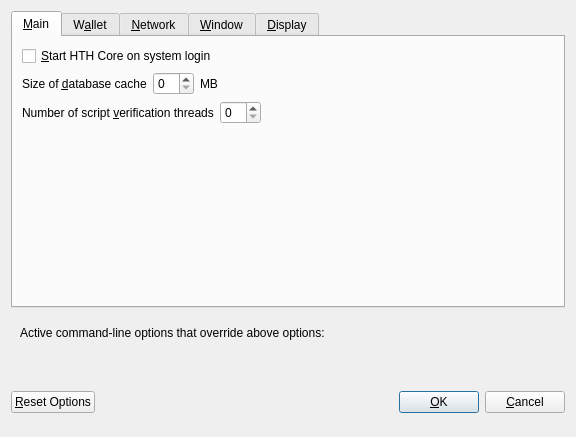
<?xml version="1.0" encoding="UTF-8"?>
<ui version="4.0">
 <class>OptionsDialog</class>
 <widget class="QDialog" name="OptionsDialog">
  <property name="geometry">
   <rect>
    <x>0</x>
    <y>0</y>
    <width>576</width>
    <height>402</height>
   </rect>
  </property>
  <property name="windowTitle">
   <string>Options</string>
  </property>
  <property name="modal">
   <bool>true</bool>
  </property>
  <layout class="QVBoxLayout" name="verticalLayout">
   <item>
    <widget class="QTabWidget" name="tabWidget">
     <property name="currentIndex">
      <number>0</number>
     </property>
     <widget class="QWidget" name="tabMain">
      <attribute name="title">
       <string>&amp;Main</string>
      </attribute>
      <layout class="QVBoxLayout" name="verticalLayout_Main">
       <item>
        <widget class="QCheckBox" name="bitcoinAtStartup">
         <property name="toolTip">
          <string>Automatically start HTH Core after logging in to the system.</string>
         </property>
         <property name="text">
          <string>&amp;Start HTH Core on system login</string>
         </property>
        </widget>
       </item>
       <item>
        <layout class="QHBoxLayout" name="horizontalLayout_2_Main">
         <item>
          <widget class="QLabel" name="databaseCacheLabel">
           <property name="text">
            <string>Size of &amp;database cache</string>
           </property>
           <property name="textFormat">
            <enum>Qt::PlainText</enum>
           </property>
           <property name="buddy">
            <cstring>databaseCache</cstring>
           </property>
          </widget>
         </item>
         <item>
          <widget class="QSpinBox" name="databaseCache"/>
         </item>
         <item>
          <widget class="QLabel" name="databaseCacheUnitLabel">
           <property name="text">
            <string>MB</string>
           </property>
           <property name="textFormat">
            <enum>Qt::PlainText</enum>
           </property>
          </widget>
         </item>
         <item>
          <spacer name="horizontalSpacer_2_Main">
           <property name="orientation">
            <enum>Qt::Horizontal</enum>
           </property>
           <property name="sizeHint" stdset="0">
            <size>
             <width>40</width>
             <height>20</height>
            </size>
           </property>
          </spacer>
         </item>
        </layout>
       </item>
       <item>
        <layout class="QHBoxLayout" name="horizontalLayout_3_Main">
         <item>
          <widget class="QLabel" name="threadsScriptVerifLabel">
           <property name="text">
            <string>Number of script &amp;verification threads</string>
           </property>
           <property name="textFormat">
            <enum>Qt::PlainText</enum>
           </property>
           <property name="buddy">
            <cstring>threadsScriptVerif</cstring>
           </property>
          </widget>
         </item>
         <item>
          <widget class="QSpinBox" name="threadsScriptVerif">
           <property name="toolTip">
            <string>(0 = auto, &lt;0 = leave that many cores free)</string>
           </property>
          </widget>
         </item>
         <item>
          <spacer name="horizontalSpacer_3_Main">
           <property name="orientation">
            <enum>Qt::Horizontal</enum>
           </property>
           <property name="sizeHint" stdset="0">
            <size>
             <width>40</width>
             <height>20</height>
            </size>
           </property>
          </spacer>
         </item>
        </layout>
       </item>
       <item>
        <spacer name="verticalSpacer_Main">
         <property name="orientation">
          <enum>Qt::Vertical</enum>
         </property>
         <property name="sizeHint" stdset="0">
          <size>
           <width>20</width>
           <height>40</height>
          </size>
         </property>
        </spacer>
       </item>
      </layout>
     </widget>
     <widget class="QWidget" name="tabWallet">
      <attribute name="title">
       <string>W&amp;allet</string>
      </attribute>
      <layout class="QVBoxLayout" name="verticalLayout_Wallet">
       <item>
        <widget class="QGroupBox" name="groupBox">
         <property name="title">
          <string>Expert</string>
         </property>
         <layout class="QVBoxLayout" name="verticalLayout_2">
          <item>
           <widget class="QCheckBox" name="coinControlFeatures">
            <property name="toolTip">
             <string>Whether to show coin control features or not.</string>
            </property>
            <property name="text">
             <string>Enable coin &amp;control features</string>
            </property>
           </widget>
          </item>
          <item>
           <widget class="QCheckBox" name="showMasternodesTab">
            <property name="toolTip">
             <string>Show additional tab listing all your masternodes in first sub-tab&lt;br/&gt;and all masternodes on the network in second sub-tab.</string>
            </property>
            <property name="text">
             <string>Show Masternodes Tab</string>
            </property>
           </widget>
          </item>
          <item>
           <widget class="QCheckBox" name="showAdvancedPSUI">
            <property name="toolTip">
             <string>Show additional information and buttons for PrivateSend on overview screen.</string>
            </property>
            <property name="text">
             <string>Enable advanced PrivateSend interface</string>
            </property>
           </widget>
          </item>
          <item>
           <widget class="QCheckBox" name="lowKeysWarning">
            <property name="toolTip">
             <string>Show warning dialog when PrivateSend detects that wallet has very low number of keys left.</string>
            </property>
            <property name="text">
             <string>Warn if PrivateSend is running out of keys</string>
            </property>
           </widget>
          </item>
          <item>
           <widget class="QCheckBox" name="privateSendMultiSession">
            <property name="toolTip">
             <string>Whether to use experimental PrivateSend mode with multiple mixing sessions per block.&lt;br/&gt;Note: You must use this feature carefully.&lt;br/&gt;Make sure you always have recent wallet (auto)backup in a safe place!</string>
            </property>
            <property name="text">
             <string>Enable PrivateSend &amp;multi-session</string>
            </property>
           </widget>
          </item>
          <item>
           <widget class="QCheckBox" name="spendZeroConfChange">
            <property name="toolTip">
             <string>If you disable the spending of unconfirmed change, the change from a transaction&lt;br/&gt;cannot be used until that transaction has at least one confirmation.&lt;br/&gt;This also affects how your balance is computed.</string>
            </property>
            <property name="text">
             <string>&amp;Spend unconfirmed change</string>
            </property>
           </widget>
          </item>
         </layout>
        </widget>
       </item>
       <item>
        <layout class="QHBoxLayout" name="horizontalLayout_4_Wallet">
         <item>
          <widget class="QLabel" name="label">
           <property name="toolTip">
            <string>This setting determines the amount of individual masternodes that an input will be anonymized through.&lt;br/&gt;More rounds of anonymization gives a higher degree of privacy, but also costs more in fees.</string>
           </property>
           <property name="text">
            <string>PrivateSend rounds to use</string>
           </property>
          </widget>
         </item>
         <item>
          <widget class="QSpinBox" name="privateSendRounds">
           <property name="minimum">
            <number>2</number>
           </property>
           <property name="maximum">
            <number>8</number>
           </property>
           <property name="value">
            <number>4</number>
           </property>
          </widget>
         </item>
        </layout>
       </item>
       <item>
        <layout class="QHBoxLayout" name="horizontalLayout">
         <item>
          <widget class="QLabel" name="label_2">
           <property name="toolTip">
            <string>This amount acts as a threshold to turn off PrivateSend once it's reached.</string>
           </property>
           <property name="statusTip">
            <string notr="true"/>
           </property>
           <property name="whatsThis">
            <string notr="true"/>
           </property>
           <property name="accessibleName">
            <string notr="true"/>
           </property>
           <property name="accessibleDescription">
            <string notr="true"/>
           </property>
           <property name="text">
            <string>Amount of HTH to keep anonymized</string>
           </property>
          </widget>
         </item>
         <item>
          <widget class="QSpinBox" name="privateSendAmount">
           <property name="minimum">
            <number>2</number>
           </property>
           <property name="maximum">
            <number>2000</number>
           </property>
           <property name="singleStep">
            <number>10</number>
           </property>
           <property name="value">
            <number>1000</number>
           </property>
          </widget>
         </item>
        </layout>
       </item>
       <item>
        <spacer name="verticalSpacer_Wallet">
         <property name="orientation">
          <enum>Qt::Vertical</enum>
         </property>
         <property name="sizeHint" stdset="0">
          <size>
           <width>20</width>
           <height>40</height>
          </size>
         </property>
        </spacer>
       </item>
      </layout>
     </widget>
     <widget class="QWidget" name="tabNetwork">
      <attribute name="title">
       <string>&amp;Network</string>
      </attribute>
      <layout class="QVBoxLayout" name="verticalLayout_Network">
       <item>
        <widget class="QCheckBox" name="mapPortUpnp">
         <property name="toolTip">
          <string>Automatically open the HTH Core client port on the router. This only works when your router supports UPnP and it is enabled.</string>
         </property>
         <property name="text">
          <string>Map port using &amp;UPnP</string>
         </property>
        </widget>
       </item>
       <item>
        <widget class="QCheckBox" name="allowIncoming">
         <property name="toolTip">
          <string>Accept connections from outside</string>
         </property>
         <property name="text">
          <string>Allow incoming connections</string>
         </property>
        </widget>
       </item>
       <item>
        <widget class="QCheckBox" name="connectSocks">
         <property name="toolTip">
          <string>Connect to the HTH network through a SOCKS5 proxy.</string>
         </property>
         <property name="text">
          <string>&amp;Connect through SOCKS5 proxy (default proxy):</string>
         </property>
        </widget>
       </item>
       <item>
        <layout class="QHBoxLayout" name="horizontalLayout_1_Network">
         <item>
          <widget class="QLabel" name="proxyIpLabel">
           <property name="text">
            <string>Proxy &amp;IP:</string>
           </property>
           <property name="textFormat">
            <enum>Qt::PlainText</enum>
           </property>
           <property name="buddy">
            <cstring>proxyIp</cstring>
           </property>
          </widget>
         </item>
         <item>
          <widget class="QValidatedLineEdit" name="proxyIp">
           <property name="minimumSize">
            <size>
             <width>140</width>
             <height>0</height>
            </size>
           </property>
           <property name="maximumSize">
            <size>
             <width>140</width>
             <height>16777215</height>
            </size>
           </property>
           <property name="toolTip">
            <string>IP address of the proxy (e.g. IPv4: 127.0.0.1 / IPv6: ::1)</string>
           </property>
          </widget>
         </item>
         <item>
          <widget class="QLabel" name="proxyPortLabel">
           <property name="text">
            <string>&amp;Port:</string>
           </property>
           <property name="textFormat">
            <enum>Qt::PlainText</enum>
           </property>
           <property name="buddy">
            <cstring>proxyPort</cstring>
           </property>
          </widget>
         </item>
         <item>
          <widget class="QLineEdit" name="proxyPort">
           <property name="minimumSize">
            <size>
             <width>55</width>
             <height>0</height>
            </size>
           </property>
           <property name="maximumSize">
            <size>
             <width>55</width>
             <height>16777215</height>
            </size>
           </property>
           <property name="toolTip">
            <string>Port of the proxy (e.g. 9050)</string>
           </property>
          </widget>
         </item>
         <item>
          <spacer name="horizontalSpacer_1_Network">
           <property name="orientation">
            <enum>Qt::Horizontal</enum>
           </property>
           <property name="sizeHint" stdset="0">
            <size>
             <width>40</width>
             <height>20</height>
            </size>
           </property>
          </spacer>
         </item>
        </layout>
       </item>
       <item>
        <layout class="QHBoxLayout" name="horizontalLayout_2_Network">
         <item>
          <widget class="QLabel" name="proxyActiveNets">
           <property name="text">
            <string>Used for reaching peers via:</string>
           </property>
           <property name="textFormat">
            <enum>Qt::PlainText</enum>
           </property>
          </widget>
         </item>
         <item>
          <widget class="QCheckBox" name="proxyReachIPv4">
           <property name="enabled">
            <bool>false</bool>
           </property>
           <property name="toolTip">
            <string>Shows, if the supplied default SOCKS5 proxy is used to reach peers via this network type.</string>
           </property>
           <property name="text">
            <string/>
           </property>
          </widget>
         </item>
         <item>
          <widget class="QLabel" name="proxyReachIPv4Label">
           <property name="text">
            <string>IPv4</string>
           </property>
           <property name="textFormat">
            <enum>Qt::PlainText</enum>
           </property>
          </widget>
         </item>
         <item>
          <widget class="QCheckBox" name="proxyReachIPv6">
           <property name="enabled">
            <bool>false</bool>
           </property>
           <property name="toolTip">
            <string>Shows, if the supplied default SOCKS5 proxy is used to reach peers via this network type.</string>
           </property>
           <property name="text">
            <string/>
           </property>
          </widget>
         </item>
         <item>
          <widget class="QLabel" name="proxyReachIPv6Label">
           <property name="text">
            <string>IPv6</string>
           </property>
           <property name="textFormat">
            <enum>Qt::PlainText</enum>
           </property>
          </widget>
         </item>
         <item>
          <widget class="QCheckBox" name="proxyReachTor">
           <property name="enabled">
            <bool>false</bool>
           </property>
           <property name="toolTip">
            <string>Shows, if the supplied default SOCKS5 proxy is used to reach peers via this network type.</string>
           </property>
           <property name="text">
            <string/>
           </property>
          </widget>
         </item>
         <item>
          <widget class="QLabel" name="proxyReachTorLabel">
           <property name="text">
            <string>Tor</string>
           </property>
           <property name="textFormat">
            <enum>Qt::PlainText</enum>
           </property>
          </widget>
         </item>
         <item>
          <spacer name="horizontalSpacer_2_Network">
           <property name="orientation">
            <enum>Qt::Horizontal</enum>
           </property>
           <property name="sizeHint" stdset="0">
            <size>
             <width>40</width>
             <height>20</height>
            </size>
           </property>
          </spacer>
         </item>
        </layout>
       </item>
       <item>
        <widget class="QCheckBox" name="connectSocksTor">
         <property name="toolTip">
          <string>Connect to the HTH network through a separate SOCKS5 proxy for Tor hidden services.</string>
         </property>
         <property name="text">
          <string>Use separate SOCKS5 proxy to reach peers via Tor hidden services:</string>
         </property>
        </widget>
       </item>
       <item>
        <layout class="QHBoxLayout" name="horizontalLayout_3_Network">
         <item>
          <widget class="QLabel" name="proxyIpTorLabel">
           <property name="text">
            <string>Proxy &amp;IP:</string>
           </property>
           <property name="textFormat">
            <enum>Qt::PlainText</enum>
           </property>
           <property name="buddy">
            <cstring>proxyIpTor</cstring>
           </property>
          </widget>
         </item>
         <item>
          <widget class="QValidatedLineEdit" name="proxyIpTor">
           <property name="minimumSize">
            <size>
             <width>140</width>
             <height>0</height>
            </size>
           </property>
           <property name="maximumSize">
            <size>
             <width>140</width>
             <height>16777215</height>
            </size>
           </property>
           <property name="toolTip">
            <string>IP address of the proxy (e.g. IPv4: 127.0.0.1 / IPv6: ::1)</string>
           </property>
          </widget>
         </item>
         <item>
          <widget class="QLabel" name="proxyPortTorLabel">
           <property name="text">
            <string>&amp;Port:</string>
           </property>
           <property name="textFormat">
            <enum>Qt::PlainText</enum>
           </property>
           <property name="buddy">
            <cstring>proxyPortTor</cstring>
           </property>
          </widget>
         </item>
         <item>
          <widget class="QLineEdit" name="proxyPortTor">
           <property name="minimumSize">
            <size>
             <width>55</width>
             <height>0</height>
            </size>
           </property>
           <property name="maximumSize">
            <size>
             <width>55</width>
             <height>16777215</height>
            </size>
           </property>
           <property name="toolTip">
            <string>Port of the proxy (e.g. 9050)</string>
           </property>
          </widget>
         </item>
         <item>
          <spacer name="horizontalSpacer_4_Network">
           <property name="orientation">
            <enum>Qt::Horizontal</enum>
           </property>
           <property name="sizeHint" stdset="0">
            <size>
             <width>40</width>
             <height>20</height>
            </size>
           </property>
          </spacer>
         </item>
        </layout>
       </item>
       <item>
        <spacer name="verticalSpacer_Network">
         <property name="orientation">
          <enum>Qt::Vertical</enum>
         </property>
         <property name="sizeHint" stdset="0">
          <size>
           <width>20</width>
           <height>40</height>
          </size>
         </property>
        </spacer>
       </item>
      </layout>
     </widget>
     <widget class="QWidget" name="tabWindow">
      <attribute name="title">
       <string>&amp;Window</string>
      </attribute>
      <layout class="QVBoxLayout" name="verticalLayout_Window">
       <item>
        <widget class="QCheckBox" name="minimizeToTray">
         <property name="toolTip">
          <string>Show only a tray icon after minimizing the window.</string>
         </property>
         <property name="text">
          <string>&amp;Minimize to the tray instead of the taskbar</string>
         </property>
        </widget>
       </item>
       <item>
        <widget class="QCheckBox" name="minimizeOnClose">
         <property name="toolTip">
          <string>Minimize instead of exit the application when the window is closed. When this option is enabled, the application will be closed only after selecting Exit in the menu.</string>
         </property>
         <property name="text">
          <string>M&amp;inimize on close</string>
         </property>
        </widget>
       </item>
       <item>
        <spacer name="verticalSpacer_Window">
         <property name="orientation">
          <enum>Qt::Vertical</enum>
         </property>
         <property name="sizeHint" stdset="0">
          <size>
           <width>20</width>
           <height>40</height>
          </size>
         </property>
        </spacer>
       </item>
      </layout>
     </widget>
     <widget class="QWidget" name="tabDisplay">
      <attribute name="title">
       <string>&amp;Display</string>
      </attribute>
      <layout class="QVBoxLayout" name="verticalLayout_Display">
       <item>
        <layout class="QHBoxLayout" name="horizontalLayout_1_Display">
         <item>
          <widget class="QLabel" name="langLabel">
           <property name="text">
            <string>User Interface &amp;language:</string>
           </property>
           <property name="textFormat">
            <enum>Qt::PlainText</enum>
           </property>
           <property name="buddy">
            <cstring>lang</cstring>
           </property>
          </widget>
         </item>
         <item>
          <widget class="QValueComboBox" name="lang">
           <property name="toolTip">
            <string>The user interface language can be set here. This setting will take effect after restarting HTH Core.</string>
           </property>
          </widget>
         </item>
        </layout>
       </item>
       <item>
        <widget class="QLabel" name="label_3">
         <property name="toolTip">
          <string notr="true"/>
         </property>
         <property name="statusTip">
          <string notr="true"/>
         </property>
         <property name="whatsThis">
          <string notr="true"/>
         </property>
         <property name="accessibleName">
          <string notr="true"/>
         </property>
         <property name="text">
          <string>Language missing or translation incomplete? Help contributing translations here:
https://www.transifex.com/projects/p/hth/</string>
         </property>
         <property name="wordWrap">
          <bool>true</bool>
         </property>
         <property name="openExternalLinks">
          <bool>true</bool>
         </property>
         <property name="textInteractionFlags">
          <set>Qt::TextBrowserInteraction</set>
         </property>
        </widget>
       </item>
       <item>
        <layout class="QHBoxLayout" name="horizontalLayout_4_Display" stretch="0,0">
         <item>
          <widget class="QLabel" name="themeLabel">
           <property name="text">
            <string>User Interface Theme:</string>
           </property>
          </widget>
         </item>
         <item>
          <widget class="QValueComboBox" name="theme"/>
         </item>
        </layout>
       </item>
       <item>
        <widget class="Line" name="line">
         <property name="orientation">
          <enum>Qt::Horizontal</enum>
         </property>
        </widget>
       </item>
       <item>
        <layout class="QHBoxLayout" name="horizontalLayout_2_Display">
         <item>
          <widget class="QLabel" name="unitLabel">
           <property name="text">
            <string>&amp;Unit to show amounts in:</string>
           </property>
           <property name="textFormat">
            <enum>Qt::PlainText</enum>
           </property>
           <property name="buddy">
            <cstring>unit</cstring>
           </property>
          </widget>
         </item>
         <item>
          <widget class="QValueComboBox" name="unit">
           <property name="toolTip">
            <string>Choose the default subdivision unit to show in the interface and when sending coins.</string>
           </property>
          </widget>
         </item>
        </layout>
       </item>
       <item>
        <layout class="QHBoxLayout" name="horizontalLayout_5_Display">
         <item>
          <widget class="QLabel" name="digitsLabel">
           <property name="text">
            <string>Decimal digits</string>
           </property>
          </widget>
         </item>
         <item>
          <widget class="QValueComboBox" name="digits"/>
         </item>
        </layout>
       </item>
       <item>
        <layout class="QHBoxLayout" name="horizontalLayout_3_Display">
         <item>
          <widget class="QLabel" name="thirdPartyTxUrlsLabel">
           <property name="toolTip">
            <string>Third party URLs (e.g. a block explorer) that appear in the transactions tab as context menu items.&lt;br/&gt;%s in the URL is replaced by transaction hash. Multiple URLs are separated by vertical bar |.</string>
           </property>
           <property name="text">
            <string>Third party transaction URLs</string>
           </property>
           <property name="buddy">
            <cstring>thirdPartyTxUrls</cstring>
           </property>
          </widget>
         </item>
         <item>
          <widget class="QLineEdit" name="thirdPartyTxUrls">
           <property name="toolTip">
            <string>Third party URLs (e.g. a block explorer) that appear in the transactions tab as context menu items.&lt;br/&gt;%s in the URL is replaced by transaction hash. Multiple URLs are separated by vertical bar |.</string>
           </property>
          </widget>
         </item>
        </layout>
       </item>
       <item>
        <spacer name="verticalSpacer">
         <property name="orientation">
          <enum>Qt::Vertical</enum>
         </property>
         <property name="sizeHint" stdset="0">
          <size>
           <width>20</width>
           <height>40</height>
          </size>
         </property>
        </spacer>
       </item>
      </layout>
     </widget>
    </widget>
   </item>
   <item>
    <widget class="QFrame" name="frame">
     <layout class="QVBoxLayout" name="verticalLayout_Bottom">
      <item>
       <layout class="QHBoxLayout" name="horizontalLayout_Bottom">
        <item>
         <widget class="QLabel" name="overriddenByCommandLineInfoLabel">
          <property name="text">
           <string>Active command-line options that override above options:</string>
          </property>
          <property name="textFormat">
           <enum>Qt::PlainText</enum>
          </property>
         </widget>
        </item>
        <item>
         <spacer name="horizontalSpacer_Bottom">
          <property name="orientation">
           <enum>Qt::Horizontal</enum>
          </property>
          <property name="sizeHint" stdset="0">
           <size>
            <width>40</width>
            <height>20</height>
           </size>
          </property>
         </spacer>
        </item>
       </layout>
      </item>
      <item>
       <widget class="QLabel" name="overriddenByCommandLineLabel">
        <property name="text">
         <string/>
        </property>
        <property name="textFormat">
         <enum>Qt::PlainText</enum>
        </property>
        <property name="wordWrap">
         <bool>true</bool>
        </property>
       </widget>
      </item>
     </layout>
    </widget>
   </item>
   <item>
    <layout class="QHBoxLayout" name="horizontalLayout_Buttons">
     <item>
      <widget class="QPushButton" name="resetButton">
       <property name="toolTip">
        <string>Reset all client options to default.</string>
       </property>
       <property name="text">
        <string>&amp;Reset Options</string>
       </property>
       <property name="autoDefault">
        <bool>false</bool>
       </property>
      </widget>
     </item>
     <item>
      <spacer name="horizontalSpacer_1">
       <property name="orientation">
        <enum>Qt::Horizontal</enum>
       </property>
       <property name="sizeHint" stdset="0">
        <size>
         <width>40</width>
         <height>48</height>
        </size>
       </property>
      </spacer>
     </item>
     <item>
      <widget class="QLabel" name="statusLabel">
       <property name="minimumSize">
        <size>
         <width>200</width>
         <height>0</height>
        </size>
       </property>
       <property name="font">
        <font>
         <weight>75</weight>
         <bold>true</bold>
        </font>
       </property>
       <property name="text">
        <string/>
       </property>
       <property name="textFormat">
        <enum>Qt::PlainText</enum>
       </property>
       <property name="wordWrap">
        <bool>true</bool>
       </property>
      </widget>
     </item>
     <item>
      <spacer name="horizontalSpacer_2">
       <property name="orientation">
        <enum>Qt::Horizontal</enum>
       </property>
       <property name="sizeHint" stdset="0">
        <size>
         <width>40</width>
         <height>48</height>
        </size>
       </property>
      </spacer>
     </item>
     <item>
      <widget class="QPushButton" name="okButton">
       <property name="text">
        <string>&amp;OK</string>
       </property>
       <property name="autoDefault">
        <bool>false</bool>
       </property>
       <property name="default">
        <bool>true</bool>
       </property>
      </widget>
     </item>
     <item>
      <widget class="QPushButton" name="cancelButton">
       <property name="text">
        <string>&amp;Cancel</string>
       </property>
       <property name="autoDefault">
        <bool>false</bool>
       </property>
      </widget>
     </item>
    </layout>
   </item>
  </layout>
 </widget>
 <customwidgets>
  <customwidget>
   <class>QValidatedLineEdit</class>
   <extends>QLineEdit</extends>
   <header>qvalidatedlineedit.h</header>
  </customwidget>
  <customwidget>
   <class>QValueComboBox</class>
   <extends>QComboBox</extends>
   <header>qvaluecombobox.h</header>
  </customwidget>
 </customwidgets>
 <resources/>
 <connections/>
</ui>
